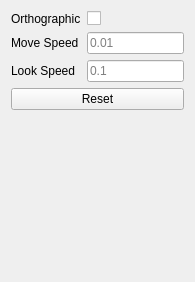
<?xml version="1.0" encoding="UTF-8"?>
<ui version="4.0">
 <class>interactor_toolbox</class>
 <widget class="QWidget" name="interactor_toolbox">
  <property name="geometry">
   <rect>
    <x>0</x>
    <y>0</y>
    <width>195</width>
    <height>282</height>
   </rect>
  </property>
  <property name="windowTitle">
   <string>Interactor Toolbox</string>
  </property>
  <layout class="QGridLayout" name="gridLayout">
   <item row="0" column="0">
    <widget class="QLabel" name="label_ortho">
     <property name="text">
      <string>Orthographic</string>
     </property>
    </widget>
   </item>
   <item row="0" column="1">
    <widget class="QCheckBox" name="checkbox_ortho">
     <property name="enabled">
      <bool>true</bool>
     </property>
     <property name="layoutDirection">
      <enum>Qt::LeftToRight</enum>
     </property>
     <property name="text">
      <string/>
     </property>
     <property name="checked">
      <bool>false</bool>
     </property>
    </widget>
   </item>
   <item row="1" column="0">
    <widget class="QLabel" name="label_move_speed">
     <property name="text">
      <string>Move Speed</string>
     </property>
    </widget>
   </item>
   <item row="1" column="1">
    <widget class="QLineEdit" name="line_edit_move_speed">
     <property name="sizePolicy">
      <sizepolicy hsizetype="Expanding" vsizetype="Fixed">
       <horstretch>1</horstretch>
       <verstretch>0</verstretch>
      </sizepolicy>
     </property>
     <property name="text">
      <string/>
     </property>
     <property name="alignment">
      <set>Qt::AlignLeading|Qt::AlignLeft|Qt::AlignVCenter</set>
     </property>
     <property name="placeholderText">
      <string>0.01</string>
     </property>
    </widget>
   </item>
   <item row="2" column="0">
    <widget class="QLabel" name="label_look_speed">
     <property name="text">
      <string>Look Speed</string>
     </property>
    </widget>
   </item>
   <item row="2" column="1">
    <widget class="QLineEdit" name="line_edit_look_speed">
     <property name="sizePolicy">
      <sizepolicy hsizetype="Expanding" vsizetype="Fixed">
       <horstretch>1</horstretch>
       <verstretch>0</verstretch>
      </sizepolicy>
     </property>
     <property name="text">
      <string/>
     </property>
     <property name="alignment">
      <set>Qt::AlignLeading|Qt::AlignLeft|Qt::AlignVCenter</set>
     </property>
     <property name="placeholderText">
      <string>0.1</string>
     </property>
    </widget>
   </item>
   <item row="3" column="0" colspan="2">
    <widget class="QPushButton" name="button_reset">
     <property name="enabled">
      <bool>true</bool>
     </property>
     <property name="text">
      <string>Reset</string>
     </property>
    </widget>
   </item>
   <item row="4" column="1">
    <spacer name="verticalSpacer">
     <property name="orientation">
      <enum>Qt::Vertical</enum>
     </property>
     <property name="sizeHint" stdset="0">
      <size>
       <width>20</width>
       <height>209</height>
      </size>
     </property>
    </spacer>
   </item>
  </layout>
 </widget>
 <resources/>
 <connections/>
</ui>
